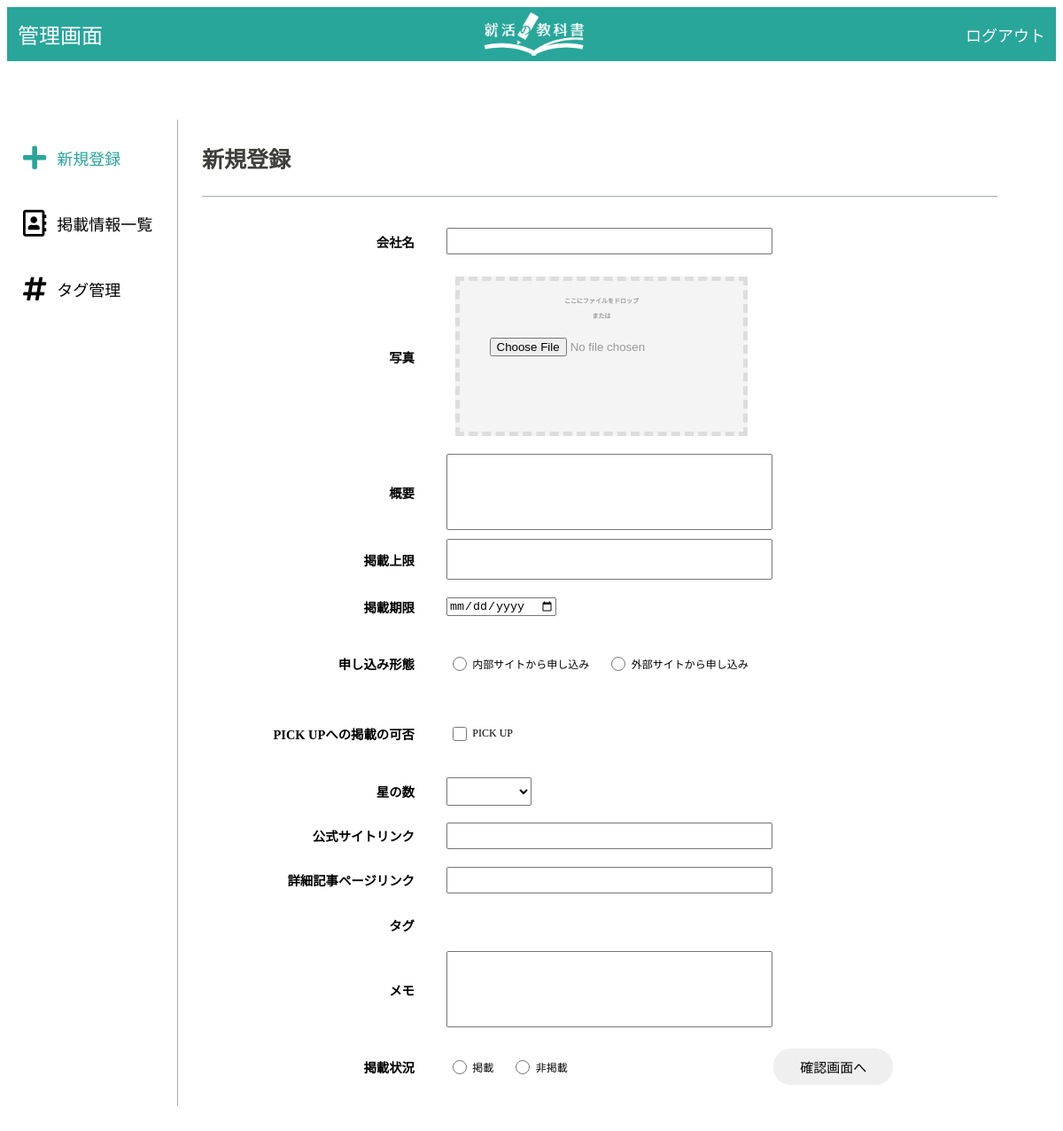
Page /admin/newagent.php (signed in) on the earlier database version.
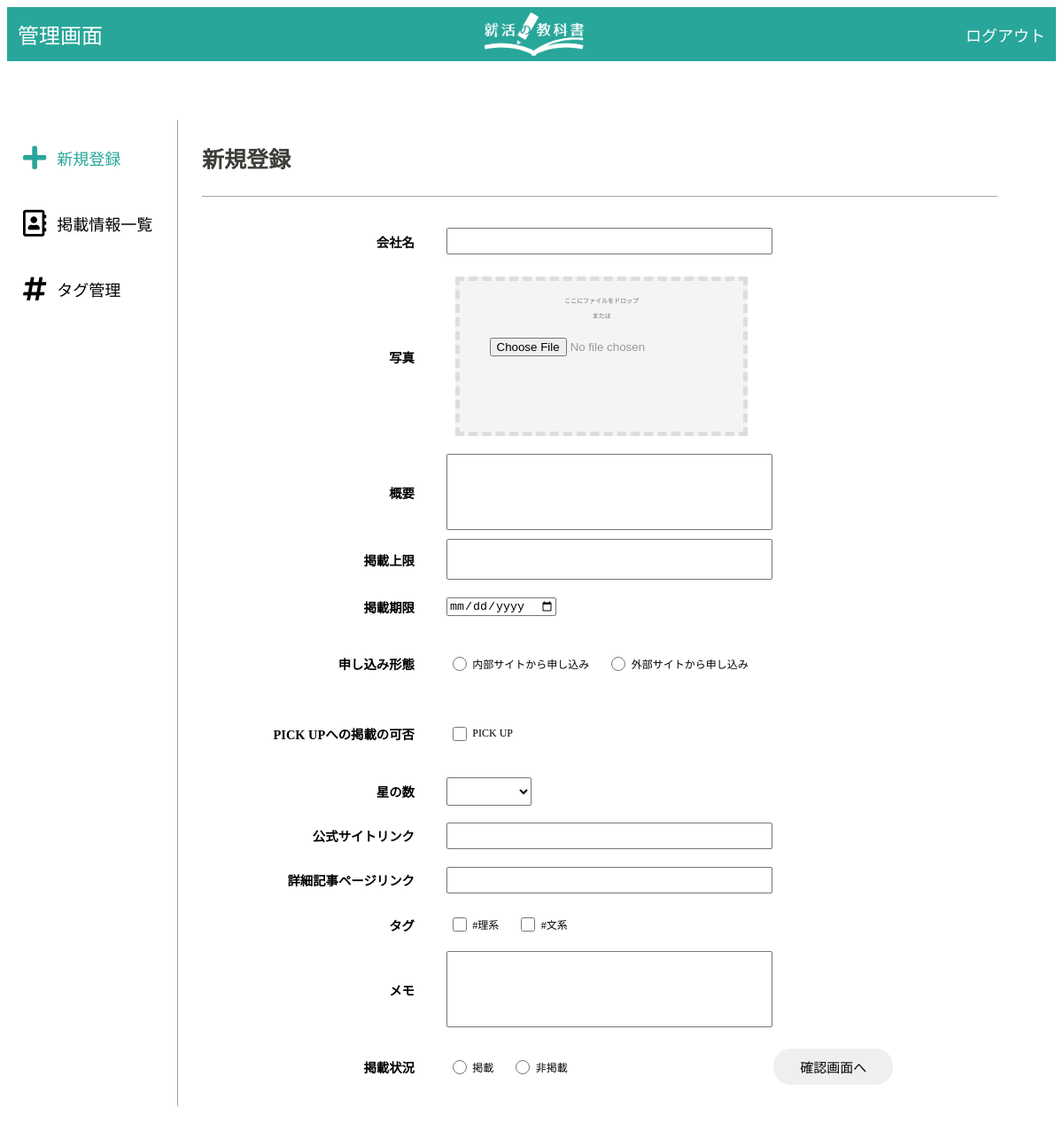
Same page on the later database version.
### tables this page shows
CREATE TABLE tag_table (
  id INT AUTO_INCREMENT NOT NULL PRIMARY KEY,
  tag_name VARCHAR(20) UNIQUE
);

### src/admin/newagent.php (the view, shortened to what the changed rows need)
<?php
require(dirname(__FILE__) . "/check.php");
?>
<!DOCTYPE html>
<html lang="ja">
<head>
    <link rel="stylesheet" href="https://use.fontawesome.com/releases/v5.8.1/css/all.css">
    <link rel="stylesheet" href="/css/reset/_reset.scss">
    <link rel="stylesheet" href="/admin_css/style.css">
    <link rel="stylesheet" href="/admin_css/newagent.css">
</head>
<body>
    <div class="body">
        <main>
            <div class="wrapper">
                <div class="container">
                    <div class="inputfield">
                        <form id="#" action="/admin/newagent_confirm.php" method="POST" enctype="multipart/form-data">
                            <?php
                            $stmt = $db->prepare('SELECT tag_name
                                 FROM `tag_table`
                                 ORDER BY id');
                            $stmt->execute();
                            $tag_names = $stmt->fetchAll(PDO::FETCH_ASSOC);
                            ?>
                            <div class="form-group">
                                <label for="hashtag" class="label">タグ</label>
                                <?php
                                foreach ($tag_names as $index => $tag_name) :?>
                                    <input id="check-b" type="checkbox" name="tag[]" value="<?=$index+1?>"
                                    >
                                    <label for="check-b" class="option__text">#<?=$tag_name["tag_name"]?></label>
                                <?php endforeach; ?>
                            </div>
                    </div>
                </div>
            </div>
        </main>
    </div>
</body>
</html>

Differences in the rows shown:
added tag_table: tag_name "理系"
added tag_table: tag_name "文系"
